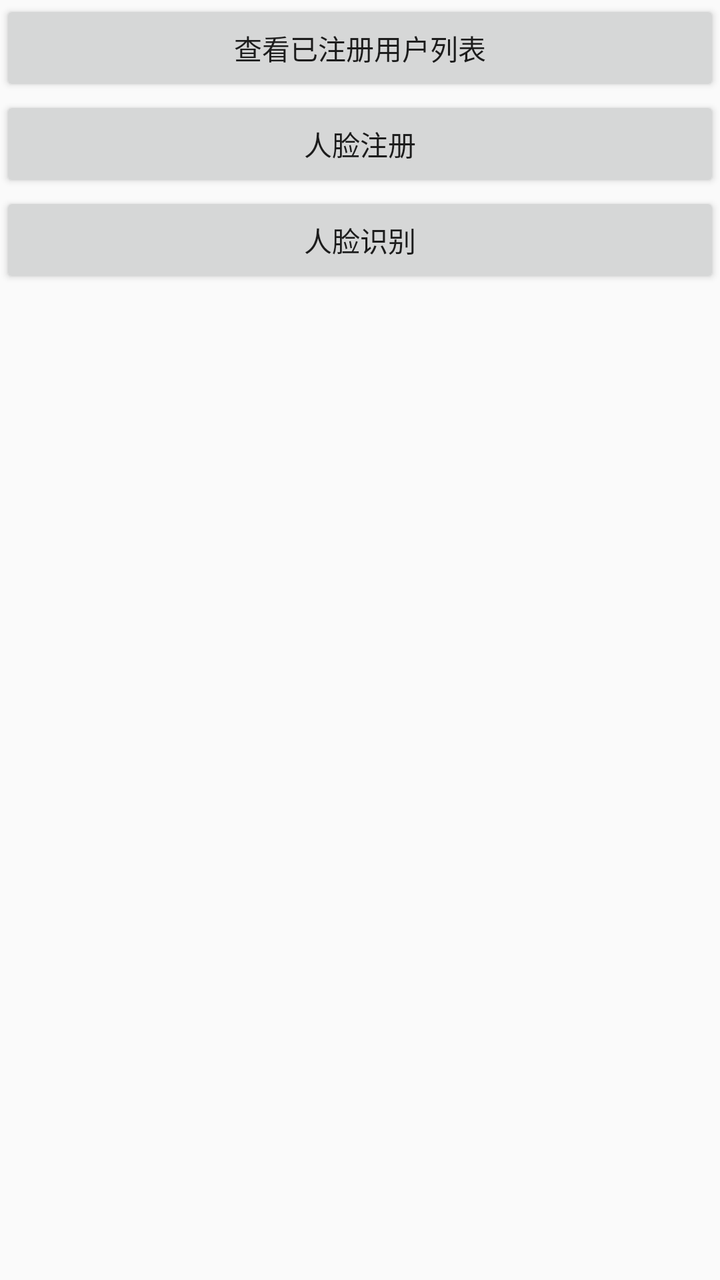
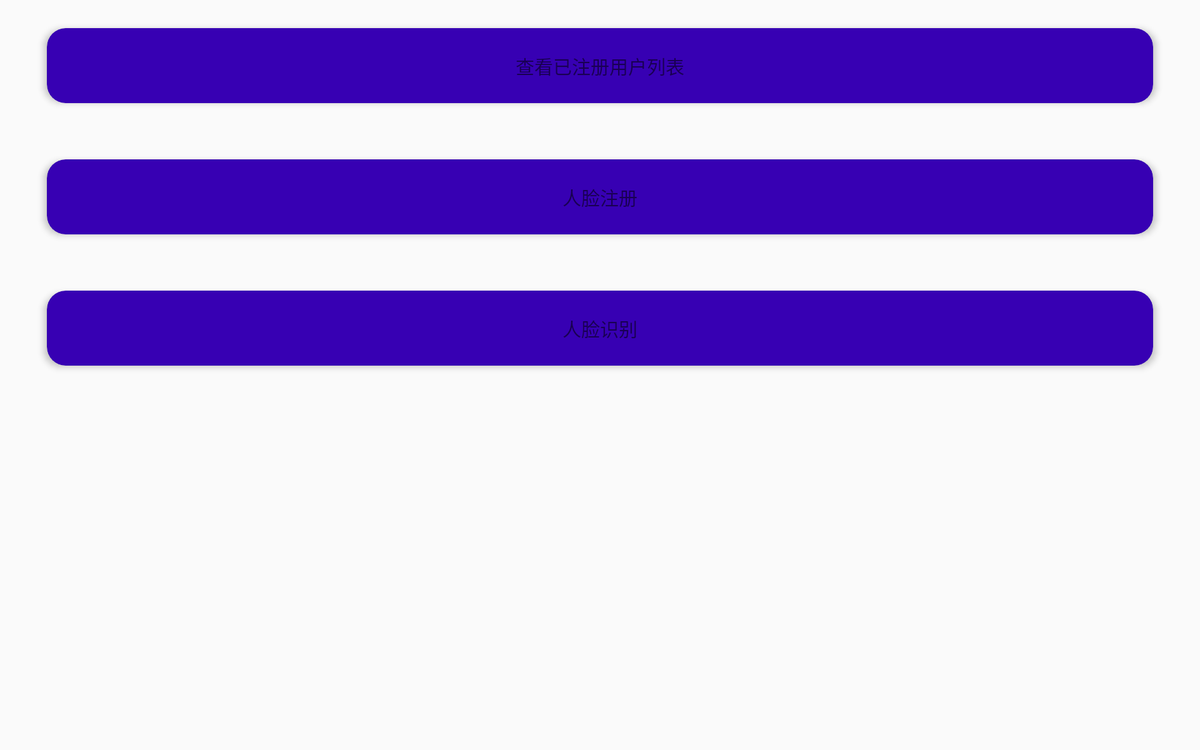

First picture: res/layout/ on a phone held upright. Second picture: the repository's own variant of that layout, on a device whose configuration matches the variant's folder. Source for both follows.
<!-- AndroidManifest.xml: application theme AppTheme -->
<!-- res/layout/fragment_user.xml -->
<?xml version="1.0" encoding="utf-8"?>
<RelativeLayout xmlns:android="http://schemas.android.com/apk/res/android"
    android:layout_width="match_parent"
    android:layout_height="match_parent"
    >

    <Button
        android:id="@+id/bt_user_list"
        android:layout_width="match_parent"
        android:layout_height="wrap_content"
        android:text="查看已注册用户列表"
        />

    <Button
        android:id="@+id/bt_register"
        android:layout_width="match_parent"
        android:layout_height="wrap_content"
        android:text="人脸注册"
        android:layout_below="@id/bt_user_list"/>

    <Button
        android:id="@+id/bt_recognize"
        android:layout_width="match_parent"
        android:layout_height="wrap_content"
        android:layout_below="@id/bt_register"
        android:text="人脸识别"/>

    <FrameLayout
        android:id="@+id/center_layout"
        android:layout_width="wrap_content"
        android:layout_height="wrap_content"
        android:layout_centerInParent="true">
    </FrameLayout>


</RelativeLayout>
<!-- resources referenced by this layout -->
<resources>
  <style name="AppTheme" parent="Theme.AppCompat.Light.DarkActionBar">
          
          <item name="colorPrimary">@color/colorPrimary</item>
          <item name="colorPrimaryDark">@color/colorPrimaryDark</item>
          <item name="colorAccent">@color/colorAccent</item>
  
      </style>
</resources>
<!-- res/layout-xlarge/fragment_user.xml (the repository's variant of the layout above) -->
<!-- drawn on a large tablet held sideways -->
<?xml version="1.0" encoding="utf-8"?>
<RelativeLayout xmlns:android="http://schemas.android.com/apk/res/android"
    android:layout_width="match_parent"
    android:layout_height="match_parent"
    xmlns:app="http://schemas.android.com/apk/res-auto">

    <android.support.v7.widget.CardView
        android:id="@+id/bt_user_list"
        android:layout_width="match_parent"
        android:layout_height="80dp"
        android:layout_marginTop="30dp"
        android:layout_marginBottom="30dp"
        android:layout_marginLeft="50dp"
        android:layout_marginRight="50dp"
        app:cardElevation="5dp"
        app:cardCornerRadius="20dp"
        app:cardBackgroundColor="@color/colorPrimaryDark">

        <TextView
            android:gravity="center"
            android:layout_width="match_parent"
            android:layout_height="match_parent"
            android:textSize="20dp"
            android:text="查看已注册用户列表"
            />
    </android.support.v7.widget.CardView>


    <android.support.v7.widget.CardView
        android:id="@+id/bt_register"
        android:layout_width="match_parent"
        android:layout_height="80dp"
        android:layout_marginTop="30dp"
        android:layout_marginBottom="30dp"
        android:layout_marginLeft="50dp"
        android:layout_marginRight="50dp"
        app:cardElevation="5dp"
        app:cardCornerRadius="20dp"
        app:cardBackgroundColor="@color/colorPrimaryDark"
        android:layout_below="@id/bt_user_list">

        <TextView
            android:gravity="center"
            android:layout_width="match_parent"
            android:layout_height="match_parent"
            android:textSize="20dp"
            android:text="人脸注册"
            />

    </android.support.v7.widget.CardView>


    <android.support.v7.widget.CardView
        android:id="@+id/bt_recognize"
        android:layout_width="match_parent"
        android:layout_height="80dp"
        android:layout_marginTop="30dp"
        android:layout_marginBottom="30dp"
        android:layout_marginLeft="50dp"
        android:layout_marginRight="50dp"
        app:cardElevation="5dp"
        app:cardCornerRadius="20dp"
        app:cardBackgroundColor="@color/colorPrimaryDark"
        android:layout_below="@id/bt_register">

        <TextView
            android:gravity="center"
            android:layout_width="match_parent"
            android:layout_height="match_parent"
            android:textSize="20dp"
            android:text="人脸识别"

            />
    </android.support.v7.widget.CardView>

    
        
        
        
        
        
        

    
        
        
        
        
        
        

    
        
        
        
        
        
        

    
        
        
        
        
    


</RelativeLayout>
